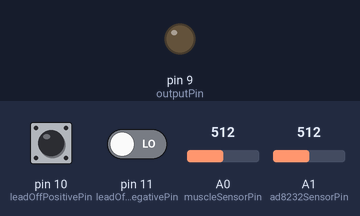
Recording of a sketch running on a simulated Arduino Nano, built with avr-gcc and run on an emulated ATmega328P. Parts: output pins drawn as LEDs (lit = HIGH). The test bench sets the inputs (shaded band); at power-on: A0 (muscleSensorPin) = 512, A1 (ad8232SensorPin) = 512, pin 10 (leadOffPositivePin) LOW, pin 11 (leadOffNegativePin) LOW. What the sketch prints to the serial monitor is not drawn.

Above: at 1.2 s.
1.3 s: A0 (muscleSensorPin) set to 682
2.8 s: A0 (muscleSensorPin) set to 717
5.8 s: A1 (ad8232SensorPin) set to 685
7.3 s: A1 (ad8232SensorPin) set to 709
At 8.55 s:
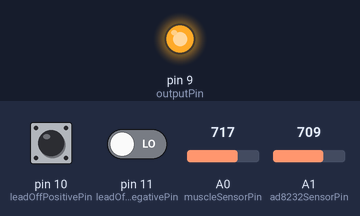
13.3 s: pin 10 (leadOffPositivePin) pulsed LOW 2 times (0.12 s each, 0.3 s apart)
At 15.7 s:
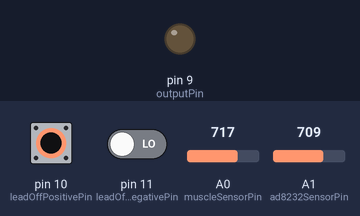
Timing chart, 0 to 17.2 s (numbered marks = the images above; inputs shaded):
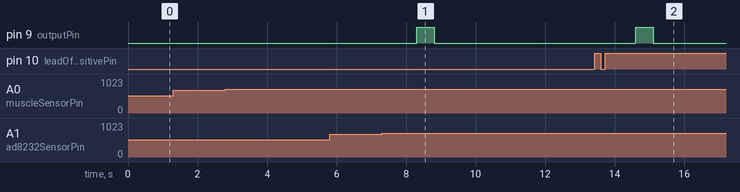

Measured:
- the behaviour switches between 699 and 700 on A1 (ad8232SensorPin) (found by bisection; images 0 and 1)
- after the input at 7.3 s, pin 9 (outputPin): LOW → HIGH after 1.0 s, → LOW 0.50 s later
- after the input at 13.3 s, pin 9 (outputPin): LOW → HIGH after 1.3 s, → LOW 0.50 s later

The sketch:

fin.ino
```cpp
const byte muscleSensorPin = A0;
const byte ad8232SensorPin = A1;
const byte leadOffPositivePin = 10;
const byte leadOffNegativePin = 11;
const byte outputPin = 9;  // Arduino Nano PWM pin

// Analog input range on Arduino Nano is 0-1023. Adjust these after
// observing the values printed by Serial Monitor.
const int muscleThreshold = 700;
const int ad8232Threshold = 700;

const unsigned long rampTimeMs = 1000;  // Gradually reach 5 V
const unsigned long holdTimeMs = 500;   // Keep 5 V for 0.5 s

bool triggerArmed = true;
unsigned long outputStartedAt = 0;

void setup() {
  Serial.begin(115200);

  pinMode(muscleSensorPin, INPUT);
  pinMode(ad8232SensorPin, INPUT);
  pinMode(leadOffPositivePin, INPUT);
  pinMode(leadOffNegativePin, INPUT);
  pinMode(outputPin, OUTPUT);
  analogWrite(outputPin, 0);
}

void loop() {
  const int muscleValue = analogRead(muscleSensorPin);
  const int ad8232Value = analogRead(ad8232SensorPin);
  const bool leadOff = digitalRead(leadOffPositivePin) == HIGH ||
                       digitalRead(leadOffNegativePin) == HIGH;
  const bool bothValuesAreHigh = muscleValue >= muscleThreshold &&
                                 ad8232Value >= ad8232Threshold;
  const unsigned long now = millis();

  Serial.print("Muscle:");
  Serial.print(muscleValue);
  Serial.print('\t');
  Serial.print("AD8232:");
  Serial.println(ad8232Value);

  // Trigger only once for each high-level event. The sensors must return
  // below their thresholds before the next event can start.
  if (triggerArmed && !leadOff && bothValuesAreHigh) {
    triggerArmed = false;
    outputStartedAt = now;
  }

  if (!triggerArmed) {
    const unsigned long elapsed = now - outputStartedAt;

    if (elapsed < rampTimeMs) {
      const int pwmValue = (long)elapsed * 255 / rampTimeMs;
      analogWrite(outputPin, pwmValue);
    } else if (elapsed < rampTimeMs + holdTimeMs) {
      analogWrite(outputPin, 255);  // About 5 V through PWM
    } else {
      analogWrite(outputPin, 0);

      if (!bothValuesAreHigh || leadOff) {
        triggerArmed = true;
      }
    }
  }

  delay(2);
}
```

1.ino
```cpp

```
